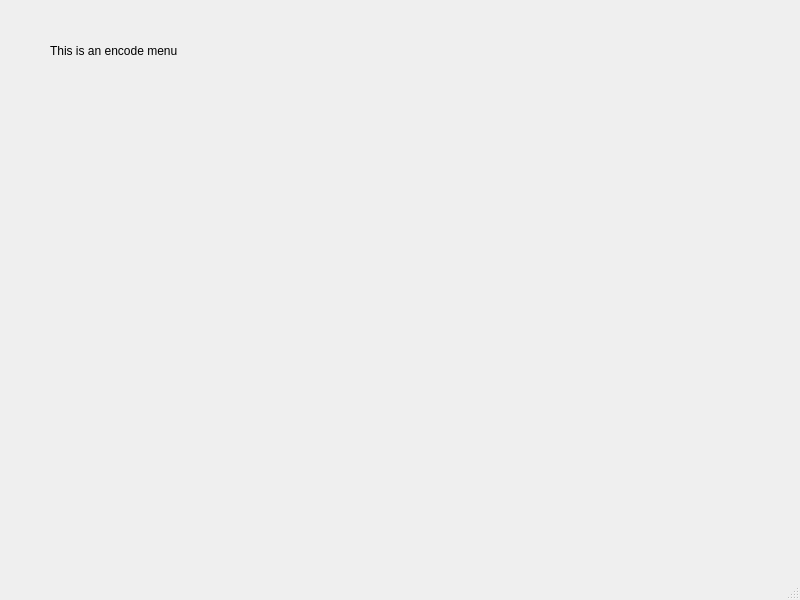
<?xml version="1.0" encoding="UTF-8"?>
<ui version="4.0">
 <class>encode_menu</class>
 <widget class="QMainWindow" name="encode_menu">
  <property name="geometry">
   <rect>
    <x>0</x>
    <y>0</y>
    <width>800</width>
    <height>600</height>
   </rect>
  </property>
  <property name="windowTitle">
   <string>MainWindow</string>
  </property>
  <widget class="QWidget" name="centralwidget">
   <widget class="QLabel" name="label">
    <property name="geometry">
     <rect>
      <x>50</x>
      <y>30</y>
      <width>141</width>
      <height>41</height>
     </rect>
    </property>
    <property name="text">
     <string>This is an encode menu</string>
    </property>
   </widget>
  </widget>
  <widget class="QMenuBar" name="menubar">
   <property name="geometry">
    <rect>
     <x>0</x>
     <y>0</y>
     <width>800</width>
     <height>21</height>
    </rect>
   </property>
  </widget>
  <widget class="QStatusBar" name="statusbar"/>
 </widget>
 <resources/>
 <connections/>
</ui>
